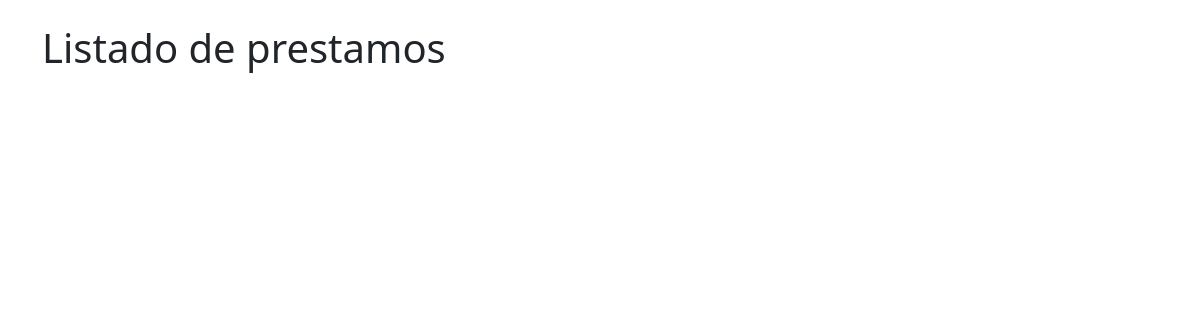
The page /list/ on the database as committed earlier.
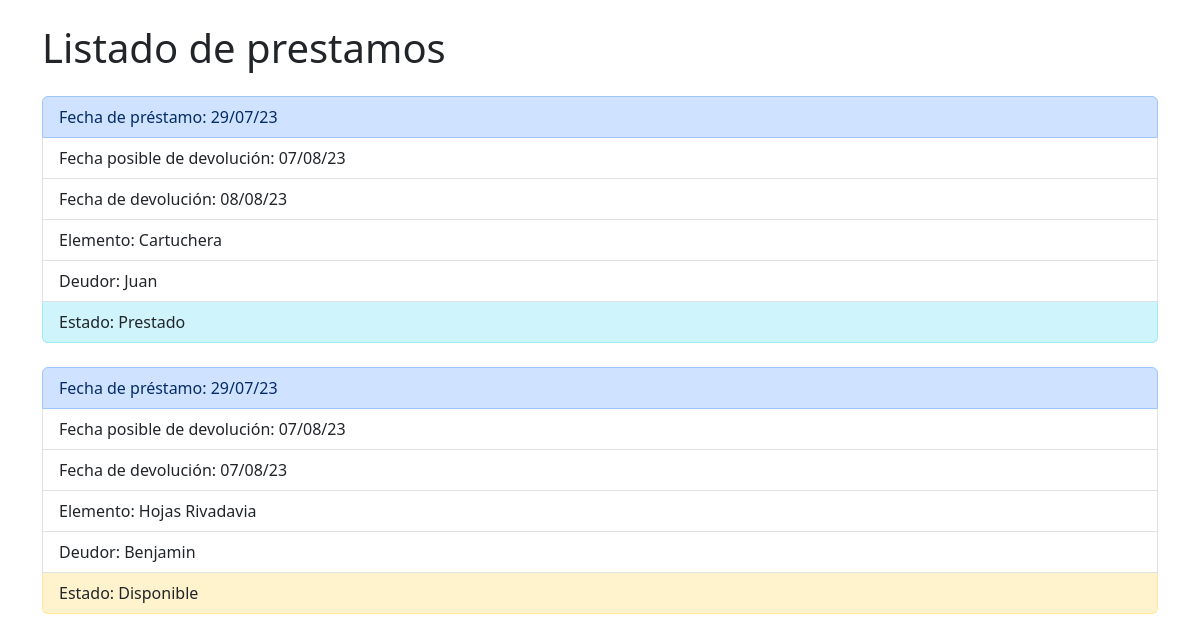
The same page on the database as committed later.
### applications/elementos/models.py (models this page shows, shortened)
class Prestamo(models.Model):
    fecha = models.CharField("Fecha de prestamo", max_length=15)
    fechaposdev=models.CharField("Fecha posible de devolucion", max_length=15)
    fechadev=models.CharField("Fecha de devolucion", max_length=15 )
    elemento=models.ForeignKey(Elemento, on_delete=models.CASCADE)
    deudor=models.ForeignKey(Persona, on_delete=models.CASCADE)
    estado=models.ForeignKey(Estado, on_delete=models.CASCADE)

class Elemento(models.Model):
    detalle_elemento = models.CharField("Elemento", max_length=50)
    def __str__(self):
        return self.detalle_elemento

class Persona(models.Model):
    nombre = models.CharField("Nombre", max_length=50, default="")
    telefono=models.CharField("Telefono", max_length=20,default="")
    mail=models.CharField("Mail", max_length=60, default="")
    def __str__(self):
        return self.nombre

class Estado(models.Model):
    detalle_estado = models.CharField("Estado", max_length=50)
    def __str__(self):
        return self.detalle_estado

### applications/elementos/views.py (the view)
# urls.py: path("list/", ListOfelements.as_view(), name="listaprestamo" ),
class ListOfelements(ListView):
    model=Prestamo
    template_name="elementos/index.html"
    context_object_name="listaprestamos"

### prestamopro/templates/elementos/index.html (shortened to what this page needs)
<!DOCTYPE html>
<html lang="en">
<head>
    <link rel="stylesheet" href="https://cdn.jsdelivr.net/npm/bootstrap@5.3.0-alpha1/dist/css/bootstrap.min.css">
</head>
<body>
    <div class="container mt-4">
        <h1 class="mb-4">Listado de prestamos</h1>
        <ul class="list-group ">
            {% for prestamo in listaprestamos %}
                <li class="list-group-item list-group-item-primary rounded-top">Fecha de préstamo: {{ prestamo.fecha }}</li>
                <li class="list-group-item">Fecha posible de devolución: {{ prestamo.fechaposdev }}</li>
                <li class="list-group-item">Fecha de devolución: {{ prestamo.fechadev }}</li>
                <li class="list-group-item">Elemento: {{ prestamo.elemento }}</li>
                <li class="list-group-item">Deudor: {{ prestamo.deudor }}</li>
                {% if prestamo.estado.detalle_estado == "Disponible" %}
                     <li class="list-group-item rounded-bottom list-group-item-warning text-dark rounded-bottom">Estado: {{ prestamo.estado }}</li>
                {% elif  prestamo.estado.detalle_estado == "Reclamar" %}
                     <li class="list-group-item rounded-bottom list-group-item-danger text-dark rounded-bottom">Estado: {{ prestamo.estado }}</li>
                {% else %}
                     <li class="list-group-item rounded-bottom list-group-item-info text-dark rounded-bottom">Estado: {{ prestamo.estado }}</li>
                {% endif %}
                <br>
            {% endfor %}
        </ul>
    </div>
</body>
</html>

Rows that differ between the two databases and show on the page:
added Prestamo: fecha "29/07/23", fechaposdev "07/08/23", fechadev "08/08/23", elemento "Cartuchera", deudor "Juan", estado "Prestado"
added Prestamo: fecha "29/07/23", fechaposdev "07/08/23", fechadev "07/08/23", elemento "Hojas Rivadavia", deudor "Benjamin", estado "Disponible"
